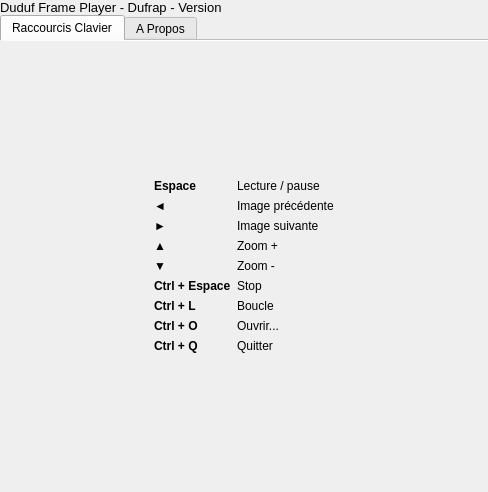
<?xml version="1.0" encoding="UTF-8"?>
<ui version="4.0">
 <class>About</class>
 <widget class="QDialog" name="About">
  <property name="geometry">
   <rect>
    <x>0</x>
    <y>0</y>
    <width>488</width>
    <height>492</height>
   </rect>
  </property>
  <property name="windowTitle">
   <string>Duduf Frame Player</string>
  </property>
  <property name="windowIcon">
   <iconset resource="ressources.qrc">
    <normaloff>:/icones/duduf</normaloff>:/icones/duduf</iconset>
  </property>
  <layout class="QVBoxLayout" name="verticalLayout_2">
   <property name="spacing">
    <number>0</number>
   </property>
   <property name="leftMargin">
    <number>0</number>
   </property>
   <property name="topMargin">
    <number>0</number>
   </property>
   <property name="rightMargin">
    <number>0</number>
   </property>
   <property name="bottomMargin">
    <number>0</number>
   </property>
   <item>
    <widget class="QLabel" name="versionLabel">
     <property name="font">
      <font>
       <pointsize>10</pointsize>
      </font>
     </property>
     <property name="text">
      <string>Duduf Frame Player - Dufrap - Version </string>
     </property>
    </widget>
   </item>
   <item>
    <widget class="QTabWidget" name="tabWidget">
     <property name="currentIndex">
      <number>0</number>
     </property>
     <property name="documentMode">
      <bool>true</bool>
     </property>
     <widget class="QWidget" name="tab">
      <attribute name="title">
       <string>Raccourcis Clavier</string>
      </attribute>
      <layout class="QVBoxLayout" name="verticalLayout_3">
       <item alignment="Qt::AlignHCenter|Qt::AlignVCenter">
        <widget class="QWidget" name="widget" native="true">
         <layout class="QFormLayout" name="formLayout">
          <property name="fieldGrowthPolicy">
           <enum>QFormLayout::AllNonFixedFieldsGrow</enum>
          </property>
          <item row="0" column="0">
           <widget class="QLabel" name="label_6">
            <property name="font">
             <font>
              <weight>75</weight>
              <bold>true</bold>
             </font>
            </property>
            <property name="text">
             <string>Espace</string>
            </property>
           </widget>
          </item>
          <item row="0" column="1">
           <widget class="QLabel" name="label_4">
            <property name="text">
             <string>Lecture / pause</string>
            </property>
           </widget>
          </item>
          <item row="1" column="0">
           <widget class="QLabel" name="label_7">
            <property name="font">
             <font>
              <weight>75</weight>
              <bold>true</bold>
             </font>
            </property>
            <property name="text">
             <string>◄</string>
            </property>
           </widget>
          </item>
          <item row="1" column="1">
           <widget class="QLabel" name="label_8">
            <property name="text">
             <string>Image précédente</string>
            </property>
           </widget>
          </item>
          <item row="2" column="0">
           <widget class="QLabel" name="label_9">
            <property name="font">
             <font>
              <weight>75</weight>
              <bold>true</bold>
             </font>
            </property>
            <property name="text">
             <string>►</string>
            </property>
           </widget>
          </item>
          <item row="2" column="1">
           <widget class="QLabel" name="label_10">
            <property name="text">
             <string>Image suivante</string>
            </property>
           </widget>
          </item>
          <item row="3" column="0">
           <widget class="QLabel" name="label_17">
            <property name="font">
             <font>
              <weight>75</weight>
              <bold>true</bold>
             </font>
            </property>
            <property name="text">
             <string>▲</string>
            </property>
           </widget>
          </item>
          <item row="3" column="1">
           <widget class="QLabel" name="label_18">
            <property name="text">
             <string>Zoom +</string>
            </property>
           </widget>
          </item>
          <item row="4" column="0">
           <widget class="QLabel" name="label_23">
            <property name="font">
             <font>
              <weight>75</weight>
              <bold>true</bold>
             </font>
            </property>
            <property name="text">
             <string>▼</string>
            </property>
           </widget>
          </item>
          <item row="4" column="1">
           <widget class="QLabel" name="label_24">
            <property name="text">
             <string>Zoom -</string>
            </property>
           </widget>
          </item>
          <item row="5" column="0">
           <widget class="QLabel" name="label_15">
            <property name="font">
             <font>
              <weight>75</weight>
              <bold>true</bold>
             </font>
            </property>
            <property name="text">
             <string>Ctrl + Espace</string>
            </property>
           </widget>
          </item>
          <item row="5" column="1">
           <widget class="QLabel" name="label_16">
            <property name="text">
             <string>Stop</string>
            </property>
           </widget>
          </item>
          <item row="6" column="0">
           <widget class="QLabel" name="label_21">
            <property name="font">
             <font>
              <weight>75</weight>
              <bold>true</bold>
             </font>
            </property>
            <property name="text">
             <string>Ctrl + L</string>
            </property>
           </widget>
          </item>
          <item row="6" column="1">
           <widget class="QLabel" name="label_22">
            <property name="text">
             <string>Boucle</string>
            </property>
           </widget>
          </item>
          <item row="7" column="0">
           <widget class="QLabel" name="label_11">
            <property name="font">
             <font>
              <weight>75</weight>
              <bold>true</bold>
             </font>
            </property>
            <property name="text">
             <string>Ctrl + O</string>
            </property>
           </widget>
          </item>
          <item row="7" column="1">
           <widget class="QLabel" name="label_12">
            <property name="text">
             <string>Ouvrir...</string>
            </property>
           </widget>
          </item>
          <item row="8" column="0">
           <widget class="QLabel" name="label_13">
            <property name="font">
             <font>
              <weight>75</weight>
              <bold>true</bold>
             </font>
            </property>
            <property name="text">
             <string>Ctrl + Q</string>
            </property>
           </widget>
          </item>
          <item row="8" column="1">
           <widget class="QLabel" name="label_14">
            <property name="text">
             <string>Quitter</string>
            </property>
           </widget>
          </item>
         </layout>
        </widget>
       </item>
      </layout>
     </widget>
     <widget class="QWidget" name="tab_2">
      <attribute name="title">
       <string>A Propos</string>
      </attribute>
      <layout class="QVBoxLayout" name="verticalLayout">
       <property name="spacing">
        <number>0</number>
       </property>
       <property name="leftMargin">
        <number>0</number>
       </property>
       <property name="topMargin">
        <number>0</number>
       </property>
       <property name="rightMargin">
        <number>0</number>
       </property>
       <property name="bottomMargin">
        <number>0</number>
       </property>
       <item>
        <widget class="QTextEdit" name="textEdit">
         <property name="frameShape">
          <enum>QFrame::NoFrame</enum>
         </property>
         <property name="html">
          <string>&lt;!DOCTYPE HTML PUBLIC &quot;-//W3C//DTD HTML 4.0//EN&quot; &quot;http://www.w3.org/TR/REC-html40/strict.dtd&quot;&gt;
&lt;html&gt;&lt;head&gt;&lt;meta name=&quot;qrichtext&quot; content=&quot;1&quot; /&gt;&lt;style type=&quot;text/css&quot;&gt;
p, li { white-space: pre-wrap; }
&lt;/style&gt;&lt;/head&gt;&lt;body style=&quot; font-family:'MS Shell Dlg 2'; font-size:8.25pt; font-weight:400; font-style:normal;&quot;&gt;
&lt;p align=&quot;center&quot; style=&quot; margin-top:0px; margin-bottom:0px; margin-left:0px; margin-right:0px; -qt-block-indent:0; text-indent:0px;&quot;&gt;&lt;img src=&quot;:/icones/logo&quot; width=&quot;400&quot; height=&quot;225&quot; /&gt;&lt;/p&gt;
&lt;p style=&quot; margin-top:0px; margin-bottom:0px; margin-left:0px; margin-right:0px; -qt-block-indent:0; text-indent:0px;&quot;&gt;&lt;span style=&quot; font-size:12pt; font-weight:600;&quot;&gt;Duduf Frame Player&lt;/span&gt;&lt;span style=&quot; font-size:12pt;&quot;&gt; - &lt;/span&gt;&lt;span style=&quot; font-size:12pt; font-style:italic;&quot;&gt;Dufrap&lt;/span&gt;&lt;span style=&quot; font-size:12pt;&quot;&gt; est un lecteur de séquences d'images gratuit (sous license &lt;/span&gt;&lt;span style=&quot; font-size:12pt; font-style:italic;&quot;&gt;GNU-GPL v3&lt;/span&gt;&lt;span style=&quot; font-size:12pt;&quot;&gt;) développé par &lt;/span&gt;&lt;a href=&quot;http://www.duduf.net&quot;&gt;&lt;span style=&quot; font-size:12pt; text-decoration: underline; color:#0000ff;&quot;&gt;Duduf&lt;/span&gt;&lt;/a&gt;&lt;span style=&quot; font-size:12pt;&quot;&gt; avec &lt;/span&gt;&lt;span style=&quot; font-size:12pt; font-style:italic;&quot;&gt;Qt Open Source&lt;/span&gt;&lt;span style=&quot; font-size:12pt;&quot;&gt;.&lt;/span&gt;&lt;/p&gt;
&lt;p style=&quot;-qt-paragraph-type:empty; margin-top:0px; margin-bottom:0px; margin-left:0px; margin-right:0px; -qt-block-indent:0; text-indent:0px; font-size:12pt;&quot;&gt;&lt;br /&gt;&lt;/p&gt;
&lt;p style=&quot; margin-top:0px; margin-bottom:0px; margin-left:0px; margin-right:0px; -qt-block-indent:0; text-indent:0px;&quot;&gt;&lt;span style=&quot; font-size:8pt; font-style:italic;&quot;&gt;Dufrap&lt;/span&gt;&lt;span style=&quot; font-size:8pt;&quot;&gt; est un lecteur de séquences d'images&lt;/span&gt;&lt;span style=&quot; font-size:8pt; font-weight:600;&quot;&gt; simple, léger, et gratuit &lt;/span&gt;&lt;span style=&quot; font-size:8pt;&quot;&gt;! Il supporte de nombreux types d'images différents &lt;/span&gt;&lt;span style=&quot; font-size:8pt; font-weight:600;&quot;&gt;(PNG, JPG, TGA, TIFF..&lt;/span&gt;&lt;span style=&quot; font-size:8pt;&quot;&gt;.)&lt;/span&gt;&lt;/p&gt;
&lt;p style=&quot;-qt-paragraph-type:empty; margin-top:0px; margin-bottom:0px; margin-left:0px; margin-right:0px; -qt-block-indent:0; text-indent:0px; font-size:8pt;&quot;&gt;&lt;br /&gt;&lt;/p&gt;
&lt;p style=&quot; margin-top:0px; margin-bottom:0px; margin-left:0px; margin-right:0px; -qt-block-indent:0; text-indent:0px;&quot;&gt;&lt;span style=&quot; font-size:8pt;&quot;&gt;Il utilise un système de&lt;/span&gt;&lt;span style=&quot; font-size:8pt; font-weight:600;&quot;&gt; mémoire tampon &lt;/span&gt;&lt;span style=&quot; font-size:8pt;&quot;&gt;pour permettre la lecture en temps réel jusqu'à 60 images par seconde,&lt;/span&gt;&lt;span style=&quot; font-size:8pt; font-weight:600;&quot;&gt; entièrement configurable&lt;/span&gt;&lt;span style=&quot; font-size:8pt;&quot;&gt; pour l'adapter aux ressources de votre ordinateur et à la résolution de vos images.&lt;/span&gt;&lt;/p&gt;
&lt;p style=&quot;-qt-paragraph-type:empty; margin-top:0px; margin-bottom:0px; margin-left:0px; margin-right:0px; -qt-block-indent:0; text-indent:0px; font-size:8pt;&quot;&gt;&lt;br /&gt;&lt;/p&gt;
&lt;p style=&quot; margin-top:0px; margin-bottom:0px; margin-left:0px; margin-right:0px; -qt-block-indent:0; text-indent:0px;&quot;&gt;&lt;span style=&quot; font-size:8pt;&quot;&gt;Il est pensé pour être &lt;/span&gt;&lt;span style=&quot; font-size:8pt; font-weight:600;&quot;&gt;le plus léger possible pour un usage facile et rapide.&lt;/span&gt;&lt;/p&gt;
&lt;p style=&quot;-qt-paragraph-type:empty; margin-top:0px; margin-bottom:0px; margin-left:0px; margin-right:0px; -qt-block-indent:0; text-indent:0px; font-size:8pt;&quot;&gt;&lt;br /&gt;&lt;/p&gt;
&lt;p style=&quot; margin-top:0px; margin-bottom:0px; margin-left:0px; margin-right:0px; -qt-block-indent:0; text-indent:0px;&quot;&gt;&lt;span style=&quot; font-size:8pt;&quot;&gt;Plus d'informations sur &lt;/span&gt;&lt;a href=&quot;http://www.duduf.net&quot;&gt;&lt;span style=&quot; font-size:8pt; text-decoration: underline; color:#0000ff;&quot;&gt;www.duduf.net&lt;/span&gt;&lt;/a&gt;&lt;/p&gt;&lt;/body&gt;&lt;/html&gt;</string>
         </property>
         <property name="textInteractionFlags">
          <set>Qt::LinksAccessibleByKeyboard|Qt::LinksAccessibleByMouse</set>
         </property>
        </widget>
       </item>
      </layout>
     </widget>
    </widget>
   </item>
  </layout>
 </widget>
 <resources>
  <include location="ressources.qrc"/>
 </resources>
 <connections/>
</ui>
